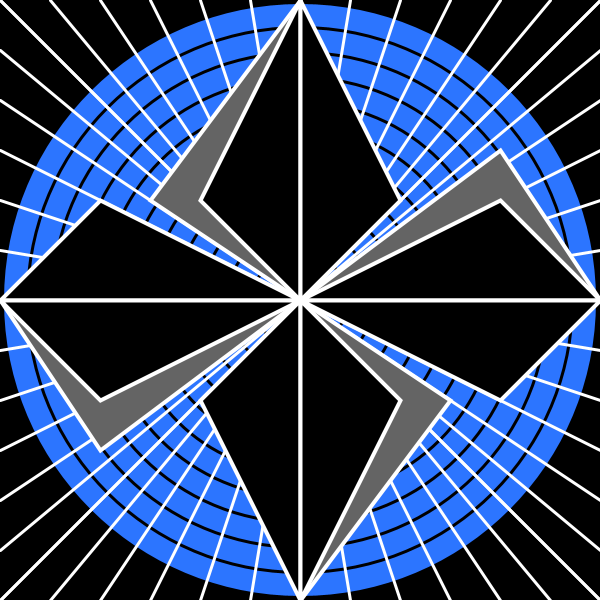
Frame 1 (no input)
Frame 60 (the mouse pressed at the canvas centre just before this capture): identical to frame 1, image omitted
Frame 120 (the mouse held since frame 60 and released just before this capture): identical to frame 1, image omitted

The Processing sketch that drew this single still picture (run headless with seeded random() and noise(); from frame 60 on, the mouse is pressed at the canvas centre):

// Processing sketch: processing_72012
// ── processing_72012.pde


void setup(){
  size(600,600);
  //smooth(8);
  
  
}

void draw(){
  background(0);
  smooth();
  int a=width/2;
  int b=height/2;
  //Makes concentric circles
  for(int r=595;r>20;r=r-50){
    fill(44,117,255);
    stroke(0);
    strokeWeight(3);
    ellipse(a,b,r,r);
  }
  //Makes lines 
  for(int c=0;c<601;c=c+50){
  stroke(255);
  strokeWeight(3);
  line (a,b,c,0);
  line (a,b,0,c);
  line (a,b,c,600);
  line (a,b,600,c);
  }
  //Makes triangles
  fill (0);
  stroke (255);
  strokeWeight(4);
  //just checkin
  fill(100);
  triangle (a,b,a, 0,150,200);
  triangle (a,b,a, height,450, 400);
  triangle (a,b,0,b, 100, 450);
  triangle (a,b,width,b,500,150);
  fill(0);
  triangle (a,b,a, 0,200,200);
  triangle (a,b,a, 0,400,200);
  triangle (a,b,a, height,200, 400);
  triangle (a,b,a, height,400,400); 
  triangle (a,b,0,b, 100, 200);
  triangle (a,b,0,b, 100, 400);
  triangle (a,b,width,b,500,200);
  triangle (a,b,width,b,500,400);
  
  
}
